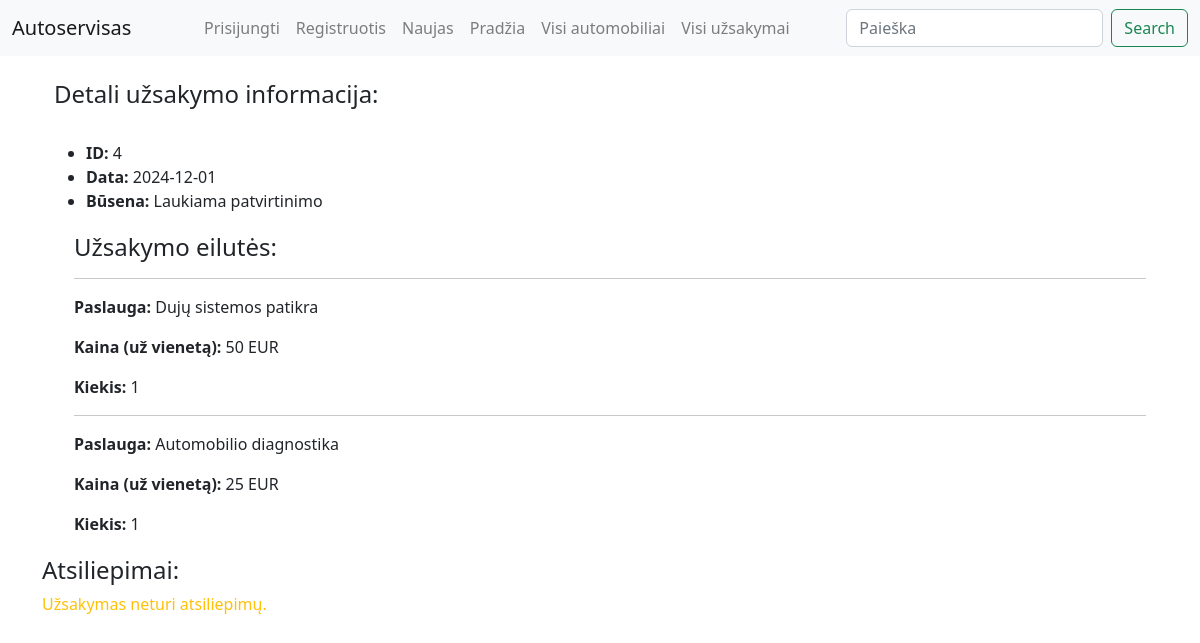
The page /autoservice/uzsakymai/4 on the database as committed earlier.
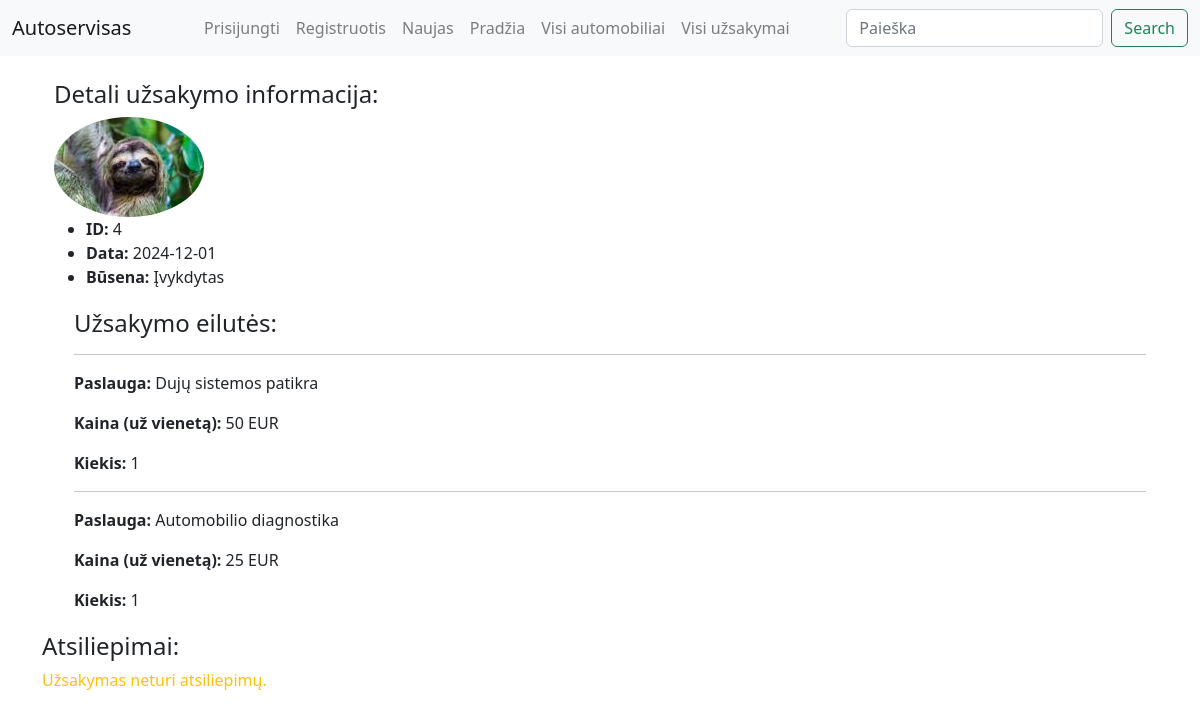
The same page on the database as committed later.
### autoservice/models.py (models this page shows, shortened)
class Uzsakymas(models.Model):
    data = models.CharField('Data',max_length=100)
    automobilio = models.ForeignKey(Automobilis, on_delete=models.CASCADE)
    status = models.ForeignKey(Busena, on_delete=models.DO_NOTHING, verbose_name='Būsena')
    reader = models.ForeignKey(User, on_delete=models.SET_NULL, null=True, blank=True)
    terminas = models.DateField('Grąžinti iki', null=True, blank=True)
    class Meta:
        verbose_name = 'Užsakymas'
        verbose_name_plural = 'Užsakymai'

class Busena(models.Model):
    pavadinimas = models.CharField('Būsena', max_length=100)
    def __str__(self):
        return self.pavadinimas
    class Meta:
        verbose_name = 'Būsena'
        verbose_name_plural = 'Būsenos'

class Profilis(models.Model):
    user = models.OneToOneField(User, on_delete=models.CASCADE)
    nuotrauka = models.ImageField(default="profile_pics/default.jpg", upload_to="profile_pics")
    class Meta:
        verbose_name = 'Profilis'
        verbose_name_plural = 'Profiliai'

### autoservice/views.py (the view, shortened to what this page needs)
# urls.py: path('uzsakymai/<int:pk>', views.Uzsakymo_info.as_view(), name='uzsakymo_info'),
class Uzsakymo_info(FormMixin,generic.DetailView):
    model = Uzsakymas
    template_name = 'uzsakymas.html'
    form_class = UzsakymasReviewForm

### autoservice/forms.py
class UzsakymasReviewForm(forms.ModelForm):
    class Meta:
        model = UzsakymoAtsiliepimas
        fields = ('uzsakymas','reviewer','content')
        widgets = {'uzsakymas': forms.HiddenInput(), 'reviewer': forms.HiddenInput()}

### autoservice/templates/uzsakymas.html (shortened to what this page needs)
{% extends "base.html" %}
{% block content %}
  <div class="container uzsakymas">
    <h4>Detali užsakymo informacija:</h4>
    <img class="rounded-circle" src="{{uzsakymas.reader.profilis.nuotrauka.url}}">
    <ul>
      <li><strong>ID:</strong> {{ uzsakymas.id }}</li>
      <li><strong>Data:</strong> {{ uzsakymas.data }}</li>
      <li><strong>Būsena:</strong> {{ uzsakymas.status }}</li>
    </ul>
    <div style="margin-left: 20px; margin-top: 20px;">
      <h4>Užsakymo eilutės:</h4>
      {% if uzsakymas.uzsakymo_eilute_set.exists %}
        {% for eilute in uzsakymas.uzsakymo_eilute_set.all %}
          <hr>
          <p><strong>Paslauga:</strong> {{ eilute.paslauga.pavadinimas }}</p>
          <p><strong>Kaina (už vienetą):</strong> {{ eilute.paslauga.kaina }} EUR</p>
          <p><strong>Kiekis:</strong> {{ eilute.kiekis }}</p>
        {% endfor %}
      {% else %}
        <p class="text-warning">Šis užsakymas neturi paslaugų.</p>
      {% endif %}
    </div>
  </div>
  <div style="margin-top: 20px;">
    <h4>Atsiliepimai:</h4>
    {% if uzsakymas.uzsakymoatsiliepimas_set.exists %}
      {% for review in uzsakymas.uzsakymoatsiliepimas_set.all %}
        <hr>
        <p><strong>Klientas:</strong> {{ review.reviewer }} <strong>Data:</strong> {{ review.date_created}}</p>
      <img class="rounded-circle" src="{{review.reviewer.profilis.nuotrauka.url}}">
        <p>{{ review.content }}</p>
      {% endfor %}
    {% else %}
      <p class="text-warning">Užsakymas neturi atsiliepimų.</p>
    {% endif %}
  </div>
{% endblock %}

Rows that differ between the two databases and show on the page:
changed Uzsakymas id 4: reader.profilis.nuotrauka: picture added; status "Laukiama patvirtinimo" → "Įvykdytas"
